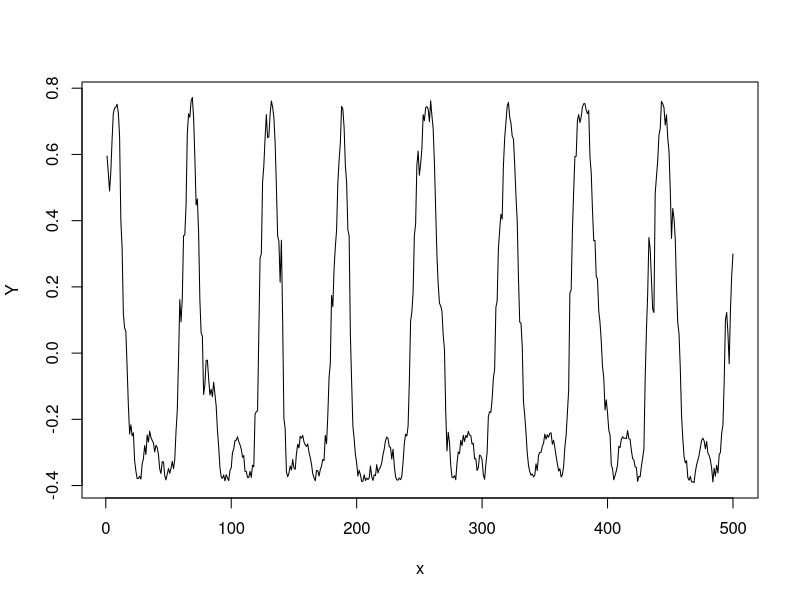

The R source for this figure:
## ---- chunk 1
knitr::opts_chunk$set(echo = TRUE)
## ---- chunk 2
# parameters
A = 1/2
B = -1/4
b = 1
a = 0.1
beta = 0.05
sigma = 0.1
omega = 0.01

# simulations
n = 500
x = 1:n
delta = 1
psi = exp(-delta*beta)
gamma = sigma/sqrt(2*beta)*sqrt(1-psi^2)
xi = rep(0,n)
for (i in 2:n){
  xi[i] = xi[i-1]*psi + rnorm(1,0, gamma)
}
gx = a*x+xi
fx = A*sin(gx+b) + B*sin(2*gx + 2*b + pi/2)
Y = fx + rnorm(n,0,omega)
plot(x,Y,type = "l")

## ---- chunk 3
xi_true = xi

## ---- chunk 4
xi_init = rep(0,n)
for (i in 2:n){
  xi_init[i] = xi_init[i-1]*psi + rnorm(1,0, gamma)
}


